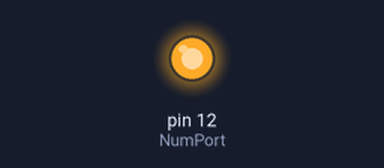
This sketch was run on a simulated Arduino Uno, built with avr-gcc and run on an emulated ATmega328P. Shown: output pins drawn as LEDs (lit = HIGH). Random numbers use the default seed unless the sketch sets one.

Above: at 0.1 s.
At 4.4 s:
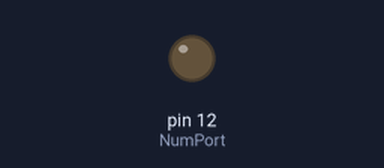
Timing chart, 0 to 10.3 s (numbered marks = the images above):
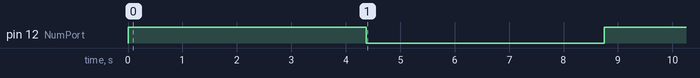

Measured:
- by itself, pin 12 (NumPort): LOW → HIGH at 0.00 s, → LOW 4.4 s later, → HIGH 4.4 s later

The sketch:

LED-Port-12-clignotte.ino
```cpp
void setup() {
  // put your setup code here, to run once:
  int NumPort = 12;
  pinMode(NumPort, OUTPUT);

}

void loop() {
  // put your main code here, to run repeatedly:
  int WaitingTime = 250 * (rand() % 100) * 2.5;
  digitalWrite(12, HIGH);
  delay(WaitingTime);
  digitalWrite(12, LOW);
  delay(WaitingTime);
}
```
